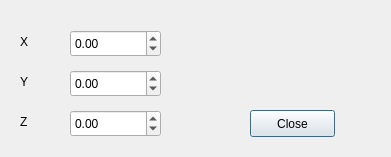
<?xml version="1.0" encoding="UTF-8"?>
<ui version="4.0">
 <class>EditOffsetModel</class>
 <widget class="QDialog" name="EditOffsetModel">
  <property name="geometry">
   <rect>
    <x>0</x>
    <y>0</y>
    <width>391</width>
    <height>157</height>
   </rect>
  </property>
  <property name="windowTitle">
   <string>Edit Offset Model</string>
  </property>
  <widget class="QPushButton" name="valid_btn">
   <property name="geometry">
    <rect>
     <x>250</x>
     <y>110</y>
     <width>85</width>
     <height>27</height>
    </rect>
   </property>
   <property name="text">
    <string>Close</string>
   </property>
  </widget>
  <widget class="QDoubleSpinBox" name="spinbox_x">
   <property name="geometry">
    <rect>
     <x>70</x>
     <y>30</y>
     <width>91</width>
     <height>27</height>
    </rect>
   </property>
   <property name="minimum">
    <double>-999.990000000000009</double>
   </property>
  </widget>
  <widget class="QLabel" name="label_x">
   <property name="geometry">
    <rect>
     <x>20</x>
     <y>33</y>
     <width>67</width>
     <height>17</height>
    </rect>
   </property>
   <property name="layoutDirection">
    <enum>Qt::LeftToRight</enum>
   </property>
   <property name="text">
    <string>X</string>
   </property>
  </widget>
  <widget class="QLabel" name="label_y">
   <property name="geometry">
    <rect>
     <x>20</x>
     <y>73</y>
     <width>67</width>
     <height>17</height>
    </rect>
   </property>
   <property name="layoutDirection">
    <enum>Qt::LeftToRight</enum>
   </property>
   <property name="text">
    <string>Y</string>
   </property>
  </widget>
  <widget class="QDoubleSpinBox" name="spinbox_y">
   <property name="geometry">
    <rect>
     <x>70</x>
     <y>70</y>
     <width>91</width>
     <height>27</height>
    </rect>
   </property>
   <property name="minimum">
    <double>-999.990000000000009</double>
   </property>
   <property name="maximum">
    <double>999.990000000000009</double>
   </property>
  </widget>
  <widget class="QLabel" name="label_z">
   <property name="geometry">
    <rect>
     <x>20</x>
     <y>113</y>
     <width>67</width>
     <height>17</height>
    </rect>
   </property>
   <property name="layoutDirection">
    <enum>Qt::LeftToRight</enum>
   </property>
   <property name="text">
    <string>Z</string>
   </property>
  </widget>
  <widget class="QDoubleSpinBox" name="spinbox_z">
   <property name="geometry">
    <rect>
     <x>70</x>
     <y>110</y>
     <width>91</width>
     <height>27</height>
    </rect>
   </property>
   <property name="minimum">
    <double>-999.990000000000009</double>
   </property>
   <property name="maximum">
    <double>999.990000000000009</double>
   </property>
  </widget>
 </widget>
 <resources/>
 <connections/>
</ui>
